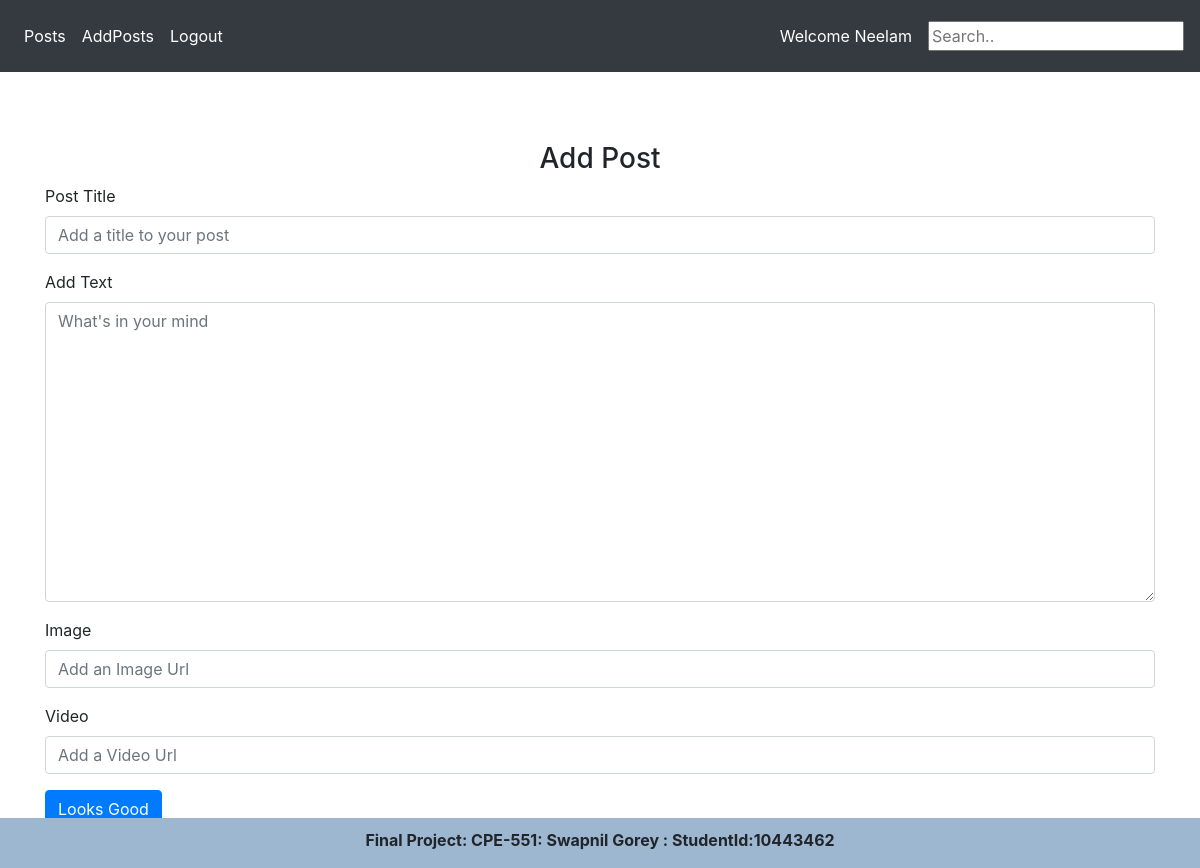
Before: /editPost/4 (signed in) with the older database file.
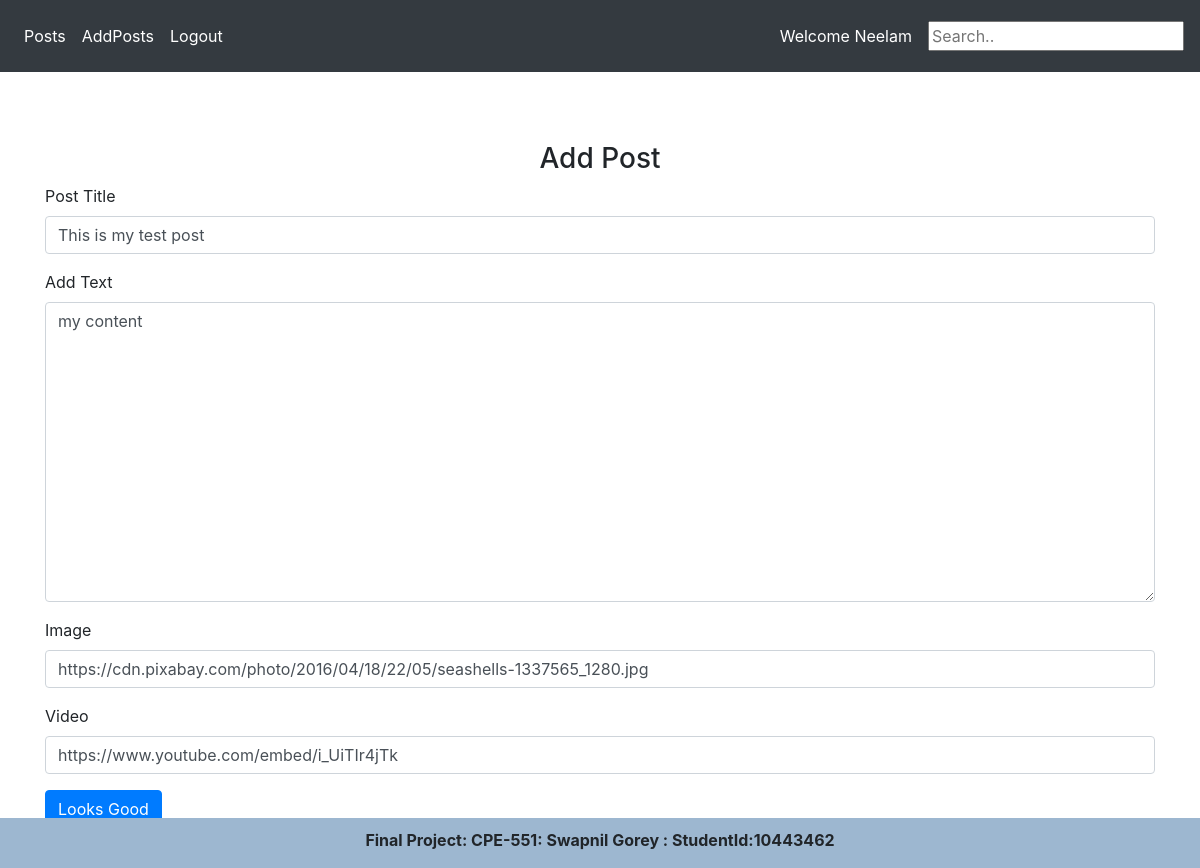
After: the same page with the newer database file.
### public/models.py (models this page shows)
class User(db.Model,UserMixin):
    id=db.Column(db.Integer,primary_key=True)
    email=db.Column(db.String(200),unique=True)
    username = db.Column(db.String(200), unique=True)
    firstName=db.Column(db.String(200))
    lastName=db.Column(db.String(200))
    password=db.Column(db.String(200))
    posts=db.relationship('Post')

class Post(db.Model,UserMixin):
    id = db.Column(db.Integer, primary_key=True)
    postTitle = db.Column(db.String(1000))
    postData = db.Column(db.String(100000))
    date=db.Column(db.DateTime(timezone=True),default=func.now())
    imgurl=db.Column(db.String(200))
    videourl = db.Column(db.String(200))
    user_id=db.Column(db.Integer,db.ForeignKey('user.id'))

### public/view.py (the view, shortened to what this page needs)
@pages.route('/editPost/<int:post_id>', methods=['GET', 'POST'])
@login_required
def editPost(post_id):
    post = Post.query.filter_by(id=post_id).first()
    if request.method == 'GET':
        print(post_id)
        return render_template("editPost.html", user=current_user, post=post)

### public/__init__.py (called while the page is built)
def createApp():
    app = Flask(__name__)
    app.secret_key="asdfgh"
    app.config['SECRET KEY'] = "MyFinalProject"
    app.config['SQLALCHEMY_DATABASE_URI']=f'sqlite:///{databaseName}'
    db.init_app(app)
    from .view import pages
    from .auth import auth
    app.register_blueprint(pages,url_prefix='/')
    app.register_blueprint(auth, url_prefix='/')
    from . models import User
    createDB(app)
    login_manager = LoginManager()
    login_manager.login_view = 'auth.login'
    login_manager.init_app(app)
    @login_manager.user_loader
    def load_user(id):
        return User.query.get(id)
    return app

### public/templates/editPost.html (shortened to what this page needs)
{% extends "main.html"%}
{% block pageContent %}
<form method="POST">
    <h3 align="center" style="margin-top: 70px">Add Post</h3>
    <div class="form-group">
        <label for="title">Post Title</label>
        <input type="text" id="title" class="form-control" name="title" placeholder="Add a title to your post" value="{{post.postTitle}}">
    </div>
    <div class="form-group">
        <label for="postText">Add Text</label>
        <textarea name="postText" id="postText" class="form-control" placeholder="What's in your mind" style="height:300px !important">{{post.postData}}</textarea>
    </div>
    <div class="form-group">
        <label for="img">Image</label>
        <input type="text" id="img" class="form-control" name="img" placeholder="Add an Image Url" value="{{post.imgurl}}" >
    </div>
    <div class="form-group">
        <label for="video">Video</label>
        <input type="text" id="video" class="form-control" name="video" placeholder="Add a Video Url" value="{{post.videourl}}">
    </div>
    <div>
      <button type="submit" class="btn btn-primary">Looks Good</button>
    </div>
</form>
{% endblock %}

### public/templates/main.html (shortened to what this page needs)
<!DOCTYPE html>
<html lang="en">
<head>
    <link rel="stylesheet" href="https://cdn.jsdelivr.net/npm/bootstrap@4.6.0/dist/css/bootstrap.min.css">
    <link rel="stylesheet" href="https://cdn.jsdelivr.net/npm/@fortawesome/fontawesome-free@5.15.3/css/fontawesome.min.css">
</head>
<body>
<nav class="navbar navbar-expand-lg navbar-dark bg-dark">
    <div class="collapse navbar-collapse" id="navbar">
        <ul class="navbar-nav mr-auto ">
            {% if user.is_authenticated %}
            <li class="nav-item active">
                <a class="nav-link" href="/">Posts</a>
            </li>
            <li class="nav-item active">
                <a class=" nav-link" href="/addPost">AddPosts</a>
            </li>
            <li class="nav-item active">
                <a class="nav-item nav-link" href="/logout">Logout</a>
            </li>
        </ul>
            <span class="navbar-text">
                <a class="nav-link"  href="#">Welcome {{user.firstName}}</a>
            </span>
            <form method="POST" action="/search">
                <input type="text" placeholder="Search.." name="search">
            </form>
            {% endif %}
    </div>
</nav>
<div class="container" style="position:relative; margin-bottom:2.5rem">
   {% block pageContent %}{% endblock %}
</div>
</body>
<footer style="background:#9db7d0; font-weight:bold; position:fixed; bottom:0px; width: 100%;  text-align: center;padding-top: 10px">
    <p>Final Project: CPE-551: Swapnil Gorey : StudentId:10443462</p>
</footer>
</html>

### public/templates/main.html (style rules this page uses)
body { background-image: url("https://cdn.pixabay.com/photo/2017/12/31/15/39/marine-3052592_1280.jpg"); background-repeat: no-repeat; background-attachment: fixed; background-size: cover; }

Changed rows visible on the page:
added Post: title "This is my test post", postText "my content", img "https://cdn.pixabay.com/photo/2016/04/18/22/05/seashells-1337565_1280.jpg", video "https://www.youtube.com/embed/i_UiTIr4jTk"
